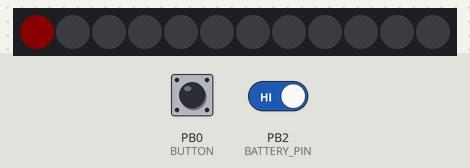
Bench run of a sketch on a simulated ATtiny85, built with avr-gcc and run on an emulated ATtiny85. On the bench: 12 RGB LEDs in strip order, left to right. The test bench sets the inputs (shaded band); at power-on: PB2 (BATTERY_PIN) HIGH, PB0 (BUTTON) HIGH. Dim RGB values are drawn brighter than linear.

Above: at 1.2 s.
1.3 s: PB2 (BATTERY_PIN) driven LOW
At 1.47 s:
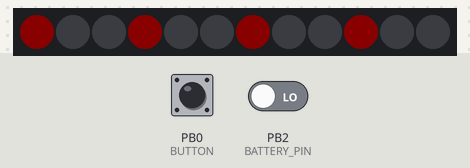
At 2.04 s:
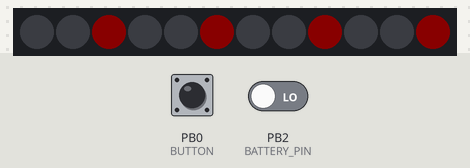
Timing chart, 0 to 4.3 s (numbered marks = the images above; inputs shaded):
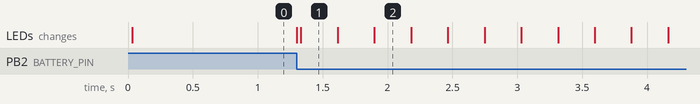

Measured:
- after the input at 1.3 s, the LEDs: first change at once (image 1 shows a later state)

The sketch:

Trinket_NeoPixel.ino
```cpp
#include <Adafruit_NeoPixel.h>
#ifdef __AVR_ATtiny85__ // Trinket, Gemma, etc.
#include <avr/power.h>
#endif

#define PIN            4
#define NUMPIXELS      12
#define BUTTON         0
#define BATTERY_PIN    2
#define DELAY_VALUE    250 // delay between making low battery lights toggle
Adafruit_NeoPixel pixels = Adafruit_NeoPixel(NUMPIXELS, PIN);

int currentColor = 0;
int currentPixel = 0;

int buttonState;             // the current reading from the input pin
int lastButtonState = LOW;   // the previous reading from the input pin

const int errorLights[] = {1, 4, 7, 10};


// the following variables are unsigned longs because the time, measured in
// milliseconds, will quickly become a bigger number than can be stored in an int.
unsigned long lastDebounceTime = 0;  // the last time the output pin was toggled
unsigned long debounceDelay = 50;    // the debounce time; increase if the output flickers

void setup() {
#ifdef __AVR_ATtiny85__ // Trinket, Gemma, etc.
  if (F_CPU == 16000000) clock_prescale_set(clock_div_1);
#endif
  pixels.begin();
  pixels.setBrightness(20); // 1/3 brightness
  clearPixels();
  pixels.setPixelColor(0, 128, 0, 0);
  pixels.show();
  pinMode(BUTTON, INPUT_PULLUP);
  pinMode(BATTERY_PIN, INPUT);

  //  notifyLowBattery();

}

void loop() {
  if (digitalRead(BATTERY_PIN) == 0) {
    notifyLowBattery();
  }
  else
  {
    int reading = digitalRead(BUTTON);

    if (reading != lastButtonState) {
      // reset the debouncing timer
      lastDebounceTime = millis();
    }

    if ((millis() - lastDebounceTime) > debounceDelay) {

      if (reading != buttonState) {
        buttonState = reading;

        if (buttonState == LOW) {
          currentPixel++;

          if (currentPixel >= NUMPIXELS) {
            currentPixel = 0;

            currentColor++;

            if (currentColor > 2) {
              currentColor = 0;
            }

          }

          switch (currentColor) {
            case 0:
              pixels.setPixelColor(currentPixel, 128, 0, 0);
              break;
            case 1:
              pixels.setPixelColor(currentPixel, 128, 0, 128);
              break;
            case 2:
              pixels.setPixelColor(currentPixel, 0, 0, 128);
              break;
          }
          pixels.show();
          delay(30);
        }
      }
    }

    lastButtonState = reading;
  }
}

void clearPixels() {
  for (int i = 0; i < 12; i++) //12 is the number of LEDs
  {

    pixels.setPixelColor(i, 0x000000);
  }

  pixels.show();
  delay(30);
}

void notifyLowBattery() {

  for (int j = 0; j < 3; j++)
  {

    clearPixels();
    for (int i = j;  i < 12; i = i + 3) {
      pixels.setPixelColor(i, 128, 0, 0);

    }

    pixels.show();

    delay(DELAY_VALUE);

  }

}
```
